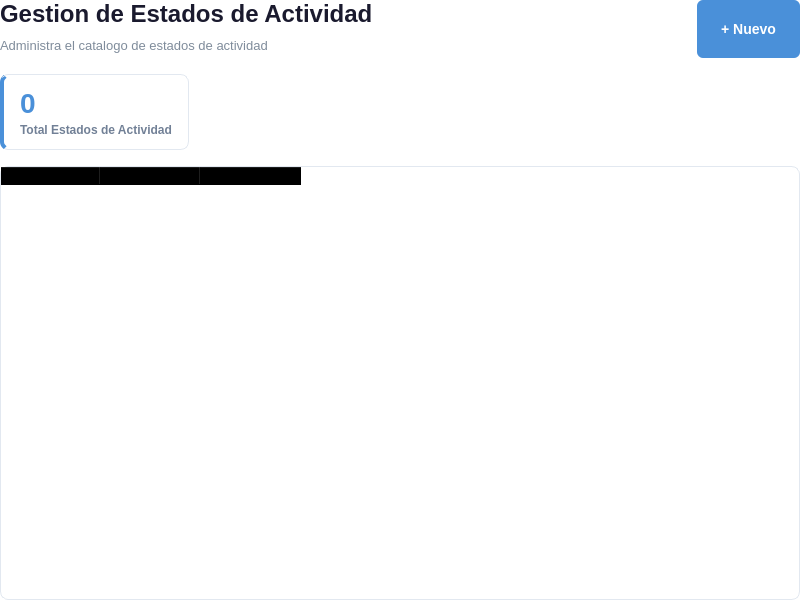
<?xml version="1.0" encoding="UTF-8"?>
<ui version="4.0">
 <class>EstadosActividadList</class>
 <widget class="QWidget" name="EstadosActividadList">
  <property name="geometry">
   <rect><x>0</x><y>0</y><width>800</width><height>600</height></rect>
  </property>
  <property name="styleSheet">
   <string notr="true">
QWidget { background-color: transparent; }
QLabel#listTitle { font-size: 24px; font-weight: bold; color: #1a1a2e; }
QLabel#listSubtitle { font-size: 13px; color: #7f8c9b; }
QPushButton#btnNuevo { background-color: #4a90d9; color: white; border: none; border-radius: 6px; font-size: 14px; font-weight: 600; padding: 10px 24px; min-height: 38px; }
QPushButton#btnNuevo:hover { background-color: #3a7bc8; }
QPushButton#btnNuevo:pressed { background-color: #2a6bb8; }
QFrame#cardTotal { background-color: white; border: 1px solid #e2e8f0; border-radius: 8px; border-left: 4px solid #4a90d9; }
QLabel#statValue { font-size: 28px; font-weight: bold; color: #4a90d9; }
QLabel#statLabel { font-size: 12px; color: #718096; font-weight: 500; }
QTableWidget#tablaCatalogo { background-color: white; border: 1px solid #e2e8f0; border-radius: 8px; gridline-color: #f0f2f5; font-size: 13px; }
QTableWidget#tablaCatalogo QHeaderView::section { background-color: #f7fafc; color: #2d3748; font-weight: bold; font-size: 13px; padding: 10px 8px; border: none; border-bottom: 2px solid #e2e8f0; border-right: 1px solid #f0f2f5; }
QTableWidget#tablaCatalogo QHeaderView::section:last { border-right: none; }
QTableWidget#tablaCatalogo::item { padding: 10px 8px; color: #2d3748; border-bottom: 1px solid #f0f2f5; }
QTableWidget#tablaCatalogo::item:selected { background-color: #ebf8ff; color: #2c5282; }
QTableWidget#tablaCatalogo::item:hover { background-color: #f7fafc; }
   </string>
  </property>
  <layout class="QVBoxLayout" name="mainLayout">
   <property name="leftMargin"><number>0</number></property>
   <property name="topMargin"><number>0</number></property>
   <property name="rightMargin"><number>0</number></property>
   <property name="bottomMargin"><number>0</number></property>
   <property name="spacing"><number>16</number></property>
   <item>
    <layout class="QHBoxLayout" name="headerLayout">
     <item>
      <layout class="QVBoxLayout" name="titleLayout">
       <property name="spacing"><number>4</number></property>
       <item><widget class="QLabel" name="listTitle"><property name="text"><string>Gestion de Estados de Actividad</string></property></widget></item>
       <item><widget class="QLabel" name="listSubtitle"><property name="text"><string>Administra el catalogo de estados de actividad</string></property></widget></item>
      </layout>
     </item>
     <item><spacer name="headerSpacer"><property name="orientation"><enum>Qt::Horizontal</enum></property><property name="sizeHint" stdset="0"><size><width>40</width><height>20</height></size></property></spacer></item>
     <item><widget class="QPushButton" name="btnNuevo"><property name="text"><string>+ Nuevo</string></property><property name="cursor"><cursorShape>PointingHandCursor</cursorShape></property></widget></item>
    </layout>
   </item>
   <item>
    <layout class="QHBoxLayout" name="statsLayout">
     <property name="spacing"><number>16</number></property>
     <item>
      <widget class="QFrame" name="cardTotal">
       <property name="maximumSize"><size><width>16777215</width><height>80</height></size></property>
       <layout class="QVBoxLayout" name="cardTotalLayout">
        <property name="leftMargin"><number>16</number></property><property name="topMargin"><number>12</number></property><property name="rightMargin"><number>16</number></property><property name="bottomMargin"><number>12</number></property><property name="spacing"><number>4</number></property>
        <item><widget class="QLabel" name="statValue"><property name="text"><string>0</string></property></widget></item>
        <item><widget class="QLabel" name="statLabel"><property name="text"><string>Total Estados de Actividad</string></property></widget></item>
       </layout>
      </widget>
     </item>
     <item><spacer name="statsSpacer"><property name="orientation"><enum>Qt::Horizontal</enum></property><property name="sizeHint" stdset="0"><size><width>40</width><height>20</height></size></property></spacer></item>
    </layout>
   </item>
   <item>
    <widget class="QTableWidget" name="tablaCatalogo">
     <property name="editTriggers"><set>QAbstractItemView::NoEditTriggers</set></property>
     <property name="selectionMode"><enum>QAbstractItemView::SingleSelection</enum></property>
     <property name="selectionBehavior"><enum>QAbstractItemView::SelectRows</enum></property>
     <property name="showGrid"><bool>true</bool></property>
     <property name="columnCount"><number>3</number></property>
     <column><property name="text"><string>ID</string></property></column>
     <column><property name="text"><string>Nombre</string></property></column>
     <column><property name="text"><string>Acciones</string></property></column>
    </widget>
   </item>
  </layout>
 </widget>
 <resources/>
 <connections/>
</ui>
